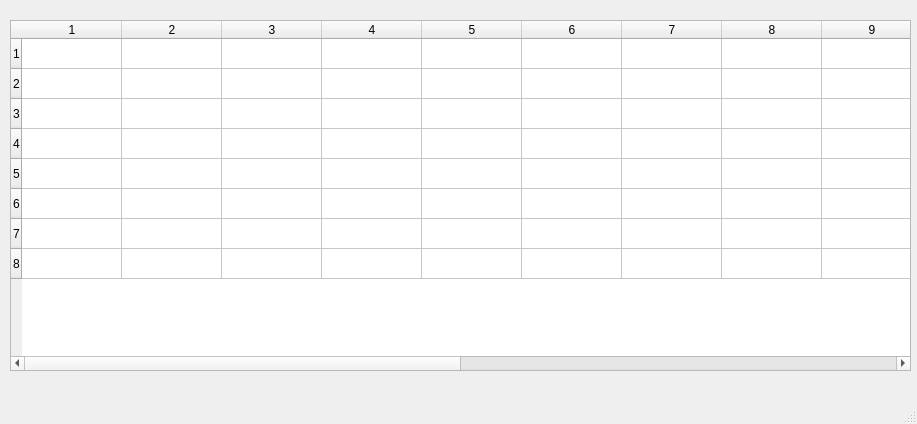
<?xml version="1.0" encoding="UTF-8"?>
<ui version="4.0">
 <class>Statistics</class>
 <widget class="QMainWindow" name="Statistics">
  <property name="geometry">
   <rect>
    <x>0</x>
    <y>0</y>
    <width>917</width>
    <height>424</height>
   </rect>
  </property>
  <property name="windowTitle">
   <string>MainWindow</string>
  </property>
  <widget class="QWidget" name="centralwidget">
   <widget class="QTableWidget" name="statsTable">
    <property name="geometry">
     <rect>
      <x>10</x>
      <y>20</y>
      <width>901</width>
      <height>351</height>
     </rect>
    </property>
    <property name="maximumSize">
     <size>
      <width>16777215</width>
      <height>16777215</height>
     </size>
    </property>
    <row>
     <property name="text">
      <string>1</string>
     </property>
    </row>
    <row>
     <property name="text">
      <string>2</string>
     </property>
    </row>
    <row>
     <property name="text">
      <string>3</string>
     </property>
    </row>
    <row>
     <property name="text">
      <string>4</string>
     </property>
    </row>
    <row>
     <property name="text">
      <string>5</string>
     </property>
    </row>
    <row>
     <property name="text">
      <string>6</string>
     </property>
    </row>
    <row>
     <property name="text">
      <string>7</string>
     </property>
    </row>
    <row>
     <property name="text">
      <string>8</string>
     </property>
    </row>
    <column>
     <property name="text">
      <string>1</string>
     </property>
    </column>
    <column>
     <property name="text">
      <string>2</string>
     </property>
    </column>
    <column>
     <property name="text">
      <string>3</string>
     </property>
    </column>
    <column>
     <property name="text">
      <string>4</string>
     </property>
    </column>
    <column>
     <property name="text">
      <string>5</string>
     </property>
    </column>
    <column>
     <property name="text">
      <string>6</string>
     </property>
    </column>
    <column>
     <property name="text">
      <string>7</string>
     </property>
    </column>
    <column>
     <property name="text">
      <string>8</string>
     </property>
    </column>
    <column>
     <property name="text">
      <string>9</string>
     </property>
    </column>
    <column>
     <property name="text">
      <string>10</string>
     </property>
    </column>
    <column>
     <property name="text">
      <string>11</string>
     </property>
    </column>
    <column>
     <property name="text">
      <string>12</string>
     </property>
    </column>
    <column>
     <property name="text">
      <string>13</string>
     </property>
    </column>
    <column>
     <property name="text">
      <string>14</string>
     </property>
    </column>
    <column>
     <property name="text">
      <string>15</string>
     </property>
    </column>
    <column>
     <property name="text">
      <string>16</string>
     </property>
    </column>
   </widget>
  </widget>
  <widget class="QMenuBar" name="menubar">
   <property name="geometry">
    <rect>
     <x>0</x>
     <y>0</y>
     <width>917</width>
     <height>26</height>
    </rect>
   </property>
  </widget>
  <widget class="QStatusBar" name="statusbar"/>
 </widget>
 <resources/>
 <connections/>
</ui>
